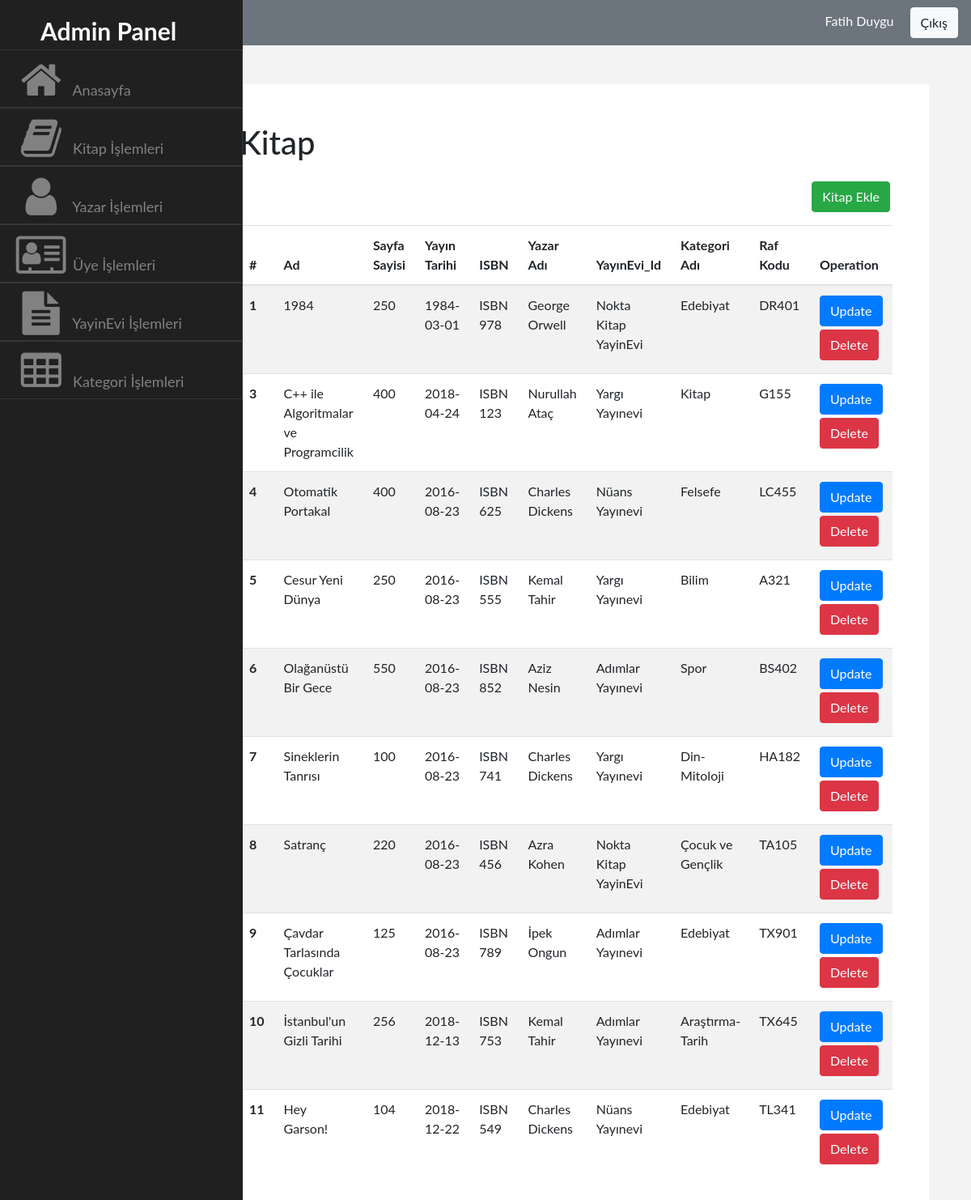
The page /Admin/Kitap/index.php (signed in) on the database its author committed.
### tables this page shows
CREATE TABLE `kitaplar` (
  `id` int(11) NOT NULL,
  `Adi` varchar(50) NOT NULL,
  `Sayfa_Sayisi` int(11) NOT NULL,
  `Yayin_Tarihi` date NOT NULL,
  `ISBN` varchar(50) NOT NULL,
  `YayinEvi_Id` int(11) NOT NULL,
  `Yazar_Id` int(11) NOT NULL,
  `Kategori_Id` int(11) NOT NULL,
  `Kutuphane_Id` int(11) NOT NULL,
  `resim` varchar(100) NOT NULL,
  `icerik` varchar(1000) NOT NULL,
  `LC` varchar(25) DEFAULT NULL
);

CREATE TABLE `yazarlar` (
  `Id` int(11) NOT NULL,
  `Adi` varchar(30) NOT NULL,
  `Soyadi` varchar(30) NOT NULL
);

CREATE TABLE `yayinevi` (
  `Id` int(11) NOT NULL,
  `Adi` varchar(30) NOT NULL,
  `Tel` varchar(11) NOT NULL,
  `Email` varchar(30) NOT NULL,
  `Adres` varchar(150) NOT NULL,
  `Domain` varchar(30) NOT NULL
);

CREATE TABLE `kategori` (
  `Id` int(11) NOT NULL,
  `Adi` varchar(50) NOT NULL
);

### Admin/Kitap/index.php (the view, shortened to what this page needs)
<?php
include('../php/header.php');
require_once '../../baglan.php';
    $sorgu=$db->prepare('SELECT kitaplar.id,kitaplar.Adi,kitaplar.Sayfa_Sayisi,kitaplar.Yayin_Tarihi,kitaplar.ISBN,kitaplar.LC, yazarlar.Adi AS yazarAdi,yazarlar.Soyadi AS yazarSoyadi,kategori.Adi AS kategoriAdi,
                                   yayinevi.Adi AS yayinEvi
                                   FROM kitaplar,yazarlar,kategori,yayinevi WHERE kitaplar.Yazar_Id=yazarlar.Id AND kitaplar.Kategori_Id=kategori.Id AND yayinevi.Id=kitaplar.YayinEvi_Id ORDER BY kitaplar.id ');
    $sorgu->execute();
    $kitaplar=$sorgu->fetchAll(PDO::FETCH_ASSOC);
    ?>
<h1 class="display-5 mb-4">Kitap</h1>
    <a href="insert.php" class="btn btn-success float-right mb-3">Kitap Ekle</a>
<table class="table table-striped">
  <thead>
    <tr>
      <th scope="col">#</th>
      <th scope="col">Ad</th>
      <th scope="col">Sayfa Sayisi</th>
      <th scope="col">Yayın Tarihi</th>
      <th scope="col">ISBN</th>
      <th scope="col">Yazar Adı</th>
      <th scope="col">YayınEvi_Id</th>
      <th scope="col">Kategori Adı</th>
      <th scope="col">Raf Kodu</th>
      <th scope="col">Operation</th>
    </tr>
  </thead>
  <tbody>
  <?php foreach ($kitaplar as $kitap):?>
    <tr>
      <th scope="row"><?php echo $kitap['id'] ?></th>
      <td><?php echo $kitap['Adi'] ?></td>
      <td><?php echo $kitap['Sayfa_Sayisi'] ?></td>
      <td><?php echo $kitap['Yayin_Tarihi'] ?></td>
      <td><?php echo $kitap['ISBN'] ?></td>
      <td><?php echo $kitap['yazarAdi']." ".$kitap['yazarSoyadi'] ?></td>
      <td><?php echo $kitap['yayinEvi'] ?></td>
      <td><?php echo $kitap['kategoriAdi'] ?></td>
      <td><?php echo $kitap['LC'] ?></td>
      <td>
      <a href="update.php?id=<?php echo $kitap['id']?>" class="btn btn-primary mb-1">Update</a>
      <a href="index.php?deleteId=<?php echo $kitap['id']; ?>" class="btn btn-danger mb-1">Delete</a>
      </td>
    </tr>
  <?php endforeach; ?>
  </tbody>
</table>
<?php
include('../php/footer.php');
?>

### css/admin.css (style rules this page uses)
body { font-family: "Lato", sans-serif; background-color: #F3F3F3; }

### rows shown on the page
kitaplar: id "1", Adi "1984", Sayfa_Sayisi "250", Yayin_Tarihi "1984-03-01", ISBN "ISBN 978", Yazar_Id.Adi "George", Yazar_Id.Soyadi "Orwell", YayinEvi_Id.Adi "Nokta Kitap YayinEvi", Kategori_Id.Adi "Edebiyat", LC "DR401"
kitaplar: id "3", Adi "C++ ile Algoritmalar ve Programcilik", Sayfa_Sayisi "400", Yayin_Tarihi "2018-04-24", ISBN "ISBN 123", Yazar_Id.Adi "Nurullah", Yazar_Id.Soyadi "Ataç", YayinEvi_Id.Adi "Yargı Yayınevi", Kategori_Id.Adi "Kitap", LC "G155"
kitaplar: id "4", Adi "Otomatik Portakal", Sayfa_Sayisi "400", Yayin_Tarihi "2016-08-23", ISBN "ISBN 625", Yazar_Id.Adi "Charles", Yazar_Id.Soyadi "Dickens", YayinEvi_Id.Adi "Nüans Yayınevi", Kategori_Id.Adi "Felsefe", LC "LC455"
kitaplar: id "5", Adi "Cesur Yeni Dünya", Sayfa_Sayisi "250", Yayin_Tarihi "2016-08-23", ISBN "ISBN 555", Yazar_Id.Adi "Kemal", Yazar_Id.Soyadi "Tahir", YayinEvi_Id.Adi "Yargı Yayınevi", Kategori_Id.Adi "Bilim", LC "A321"
kitaplar: id "6", Adi "Olağanüstü Bir Gece", Sayfa_Sayisi "550", Yayin_Tarihi "2016-08-23", ISBN "ISBN 852", Yazar_Id.Adi "Aziz", Yazar_Id.Soyadi "Nesin", YayinEvi_Id.Adi "Adımlar Yayınevi", Kategori_Id.Adi "Spor", LC "BS402"
kitaplar: id "7", Adi "Sineklerin Tanrısı", Sayfa_Sayisi "100", Yayin_Tarihi "2016-08-23", ISBN "ISBN 741", Yazar_Id.Adi "Charles", Yazar_Id.Soyadi "Dickens", YayinEvi_Id.Adi "Yargı Yayınevi", Kategori_Id.Adi "Din-Mitoloji", LC "HA182"
kitaplar: id "8", Adi "Satranç", Sayfa_Sayisi "220", Yayin_Tarihi "2016-08-23", ISBN "ISBN 456", Yazar_Id.Adi "Azra", Yazar_Id.Soyadi "Kohen", YayinEvi_Id.Adi "Nokta Kitap YayinEvi", Kategori_Id.Adi "Çocuk ve Gençlik", LC "TA105"
kitaplar: id "9", Adi "Çavdar Tarlasında Çocuklar", Sayfa_Sayisi "125", Yayin_Tarihi "2016-08-23", ISBN "ISBN 789", Yazar_Id.Adi "İpek", Yazar_Id.Soyadi "Ongun", YayinEvi_Id.Adi "Adımlar Yayınevi", Kategori_Id.Adi "Edebiyat", LC "TX901"
kitaplar: id "10", Adi "İstanbul'un Gizli Tarihi", Sayfa_Sayisi "256", Yayin_Tarihi "2018-12-13", ISBN "ISBN 753", Yazar_Id.Adi "Kemal", Yazar_Id.Soyadi "Tahir", YayinEvi_Id.Adi "Adımlar Yayınevi", Kategori_Id.Adi "Araştırma-Tarih", LC "TX645"
kitaplar: id "11", Adi "Hey Garson!", Sayfa_Sayisi "104", Yayin_Tarihi "2018-12-22", ISBN "ISBN 549", Yazar_Id.Adi "Charles", Yazar_Id.Soyadi "Dickens", YayinEvi_Id.Adi "Nüans Yayınevi", Kategori_Id.Adi "Edebiyat", LC "TL341"

### other values the page prints
$_SESSION['Adi'] "Fatih"
$_SESSION['Soyadi'] "Duygu"
